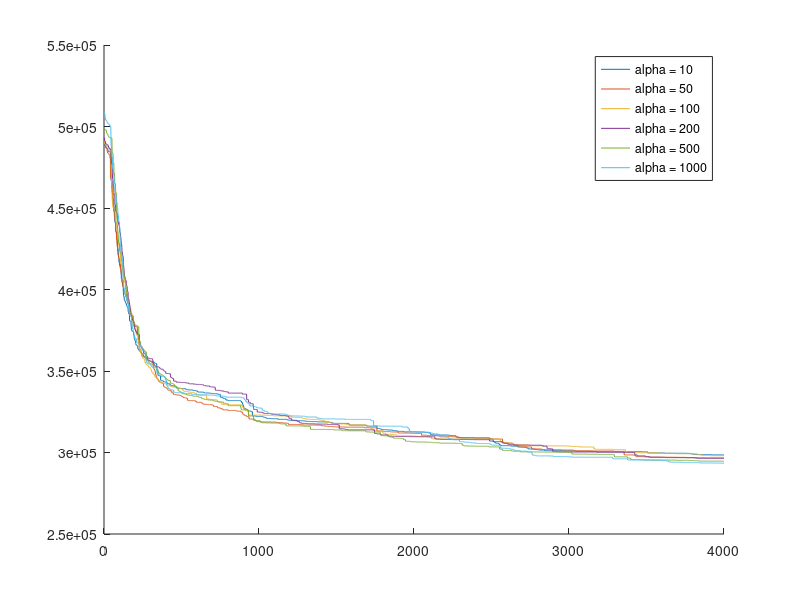

Write the MATLAB code that produced this figure.
clear all; clc; close all

load alpha10
alpha10 = RESULTS;
load alpha50
alpha50 = RESULTS;
load alpha100
alpha100 = RESULTS;
load alpha200
alpha200 = RESULTS;
load alpha500
alpha500 = RESULTS;
load alpha1000
alpha1000 = RESULTS;
clear RESULTS

%%
figure()
hold on
plot(alpha10.objectives(34,1:4000))
plot(alpha50.objectives(34,1:4000))
plot(alpha100.objectives(34,1:4000))
plot(alpha200.objectives(34,1:4000))
plot(alpha500.objectives(34,1:4000))
plot(alpha1000.objectives(34,1:4000))
hold off
legend("alpha = 10","alpha = 50","alpha = 100","alpha = 200","alpha = 500","alpha = 1000");
